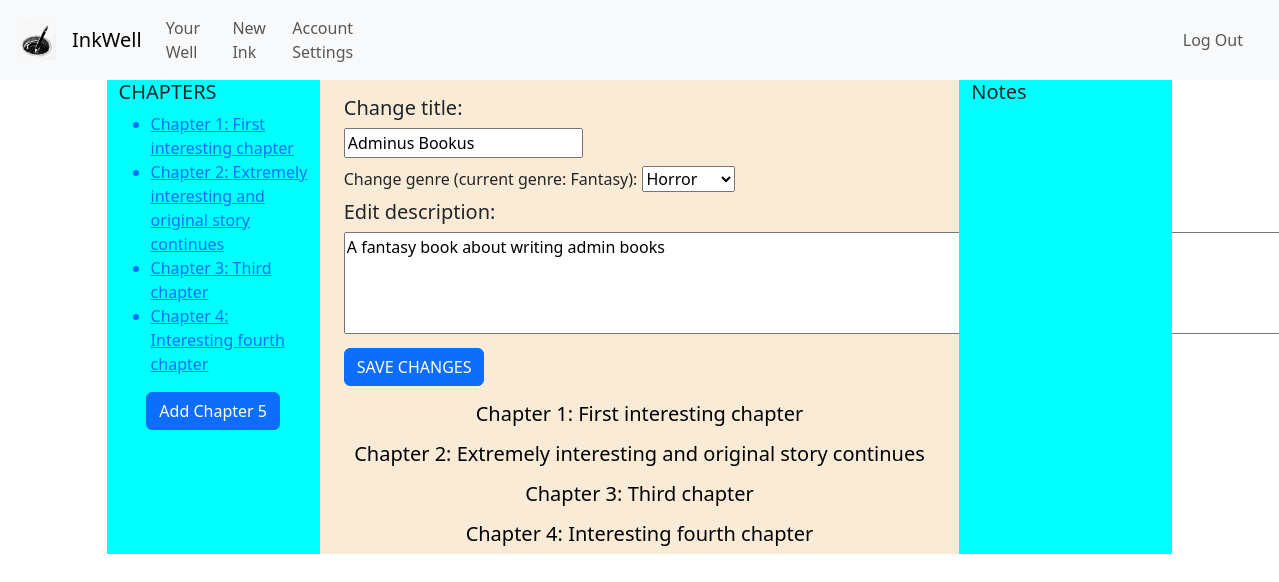
The app's page /edit_ink/6 (signed in), older data.
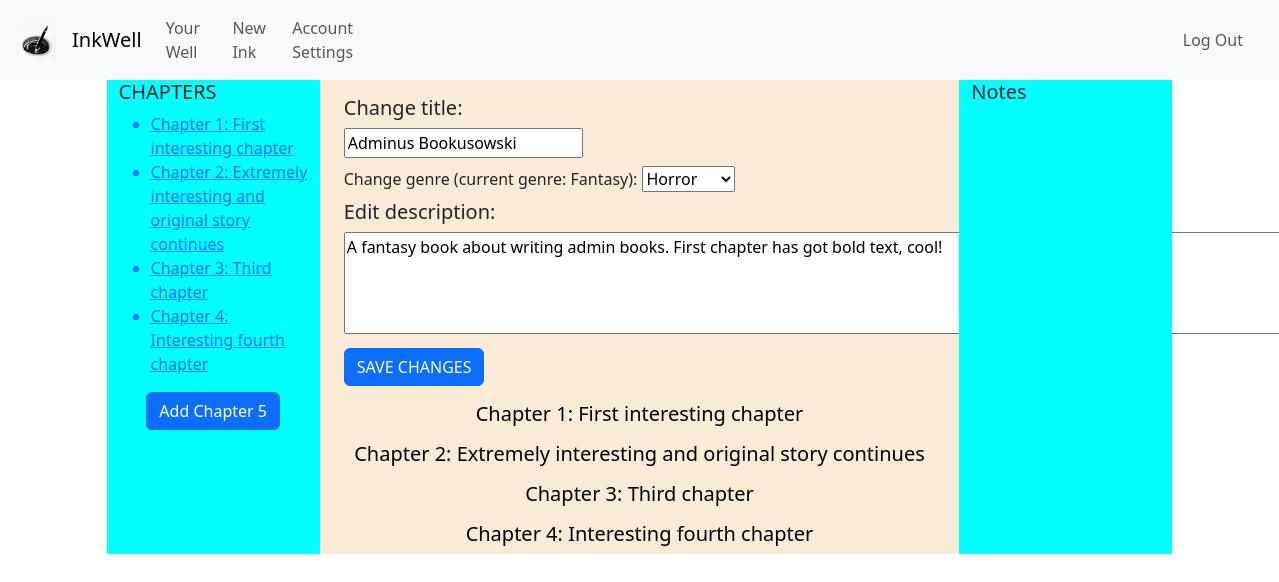
The same page, newer data.
### inkwell/models.py (models this page shows, shortened)
class Ink(models.Model):
    wellOrigin = models.ForeignKey(Well, on_delete=models.CASCADE, related_name="well_pk", default="")
    inkOwner = models.ForeignKey(User, on_delete=models.CASCADE, related_name="ink_owner", default="")
    coAuthors = models.ManyToManyField(User, related_name="CoAuthors",blank=True)
    privateStatus = models.BooleanField(default=False)
    updateStatus = models.BooleanField(default=False) # If the Ink is edited at least once, this changes to true
    ink_following = models.ManyToManyField(User, related_name="ink_following",blank=True)
    genre = models.CharField(max_length=64, default="")
    description = models.CharField(max_length=500, default="")
    title = models.CharField(max_length=64, default="")
    content = models.TextField()
    views = models.PositiveBigIntegerField(default=0)
    letterCount = models.PositiveBigIntegerField(default=0)
    creation_date = models.DateTimeField(default=timezone.now, editable=False)

### inkwell/views.py (the view, shortened to what this page needs)
# urls.py: path('edit_ink/<int:inkID>', views.edit_ink, name='edit_ink'),
@login_required
def edit_ink(request, inkID):
    editInk = Ink.objects.get(id=inkID)
    chapters = Chapter.objects.filter(chapterInkOrigin=editInk.id).order_by("chapterNumber")
    if chapters:
        lastChapter = chapters.last().chapterNumber
    else:
        lastChapter = 0
    return render(request, "inkwell/edit_ink.html", {
        "editInk": editInk,
        "chapters": chapters,
        "newChapterNum": (lastChapter + 1),
    })

### inkwell/templates/inkwell/edit_ink.html (shortened to what this page needs)
{% extends "inkwell/layout.html" %}
{% block body %}
    <div class="container-flex inkEditContainer">
        <div class="row d-flex justify-content-center">
            <div class="col-2 chaptersListEdit">
                <h5>CHAPTERS</h5>
                <ul>
                    {% for chapter in chapters %}
                        <a href="#anchorChapter{{ chapter.chapterNumber }}"><li>Chapter {{ chapter.chapterNumber }}: {{ chapter.chapterTitle }}</li></a>
                    {% endfor %}
                </ul>
                <div class="d-flex justify-content-center">
                    <button class="btn btn-primary" id="addChapterBtn" onclick="addChapter()">Add Chapter {{ newChapterNum }}</button>
                </div>
            </div>
            <div class="col-6 inkEditMainColumn">
                <div class="row mb-3 mt-3 d-flex justify-content-center">
                    <form class="form " action="" method="post">
                        <h5 class="">Change title:</h5>
                        <input class="form-label title" type="text" id="title" name="title" value="{{ editInk.title }}">
                        <div class="genresEdit">
                            <label for="genresEdit">Change genre (current genre: {{ editInk.genre }}):</label>
                            <select class="form-label" id="genresEdit" name="genresEdit">
                                <option value="Horror">Horror</option>
                            </select>
                        </div>
                        <div class="col">
                            <h5>Edit description:</h5>
                            <textarea class="form-label descriptionEdit" rows="4" cols="100" name="descriptionEdit">{{ editInk.description }}</textarea>
                        </div>
                        <button class="btn btn-primary" id="saveAllChapterChangesBtn">SAVE CHANGES</button>
                    </form>
                </div>
                {% for chapter in chapters %}
                    <div class="chapterEditorDiv" id="anchorChapter{{ chapter.chapterNumber }}">
                        <a class="editChapterAnchor" href="{% url 'edit_chapter' chapterID=chapter.id inkID=editInk.id %}">
                            <h5 class="text-center">Chapter {{ chapter.chapterNumber }}: {{ chapter.chapterTitle }}</h5>
                        </a>
                    </div>
                {% endfor %}
            </div>
            <div class="col-2 chaptersNotesEdit">
                <h5>Notes</h5>
            </div>
        </div>
    </div>
{% endblock %}

Row changes from the older to the newer data that the page shows:
changed Ink "Fantasy": title "Adminus Bookus" → "Adminus Bookusowski"; descriptionEdit "A fantasy book about writing admin books" → "A fantasy book about writing admin books. First chapter has got bold text, cool!"
